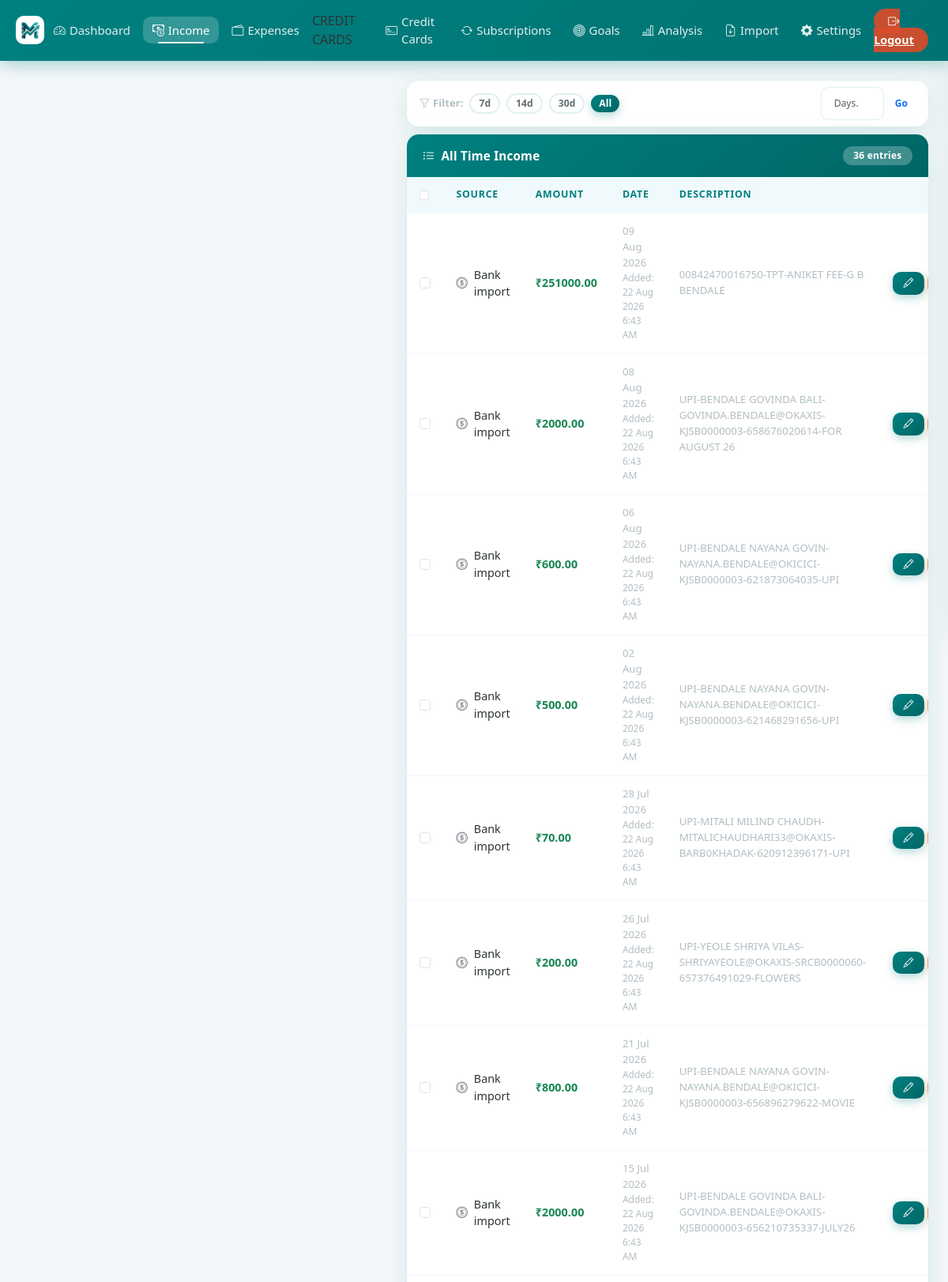
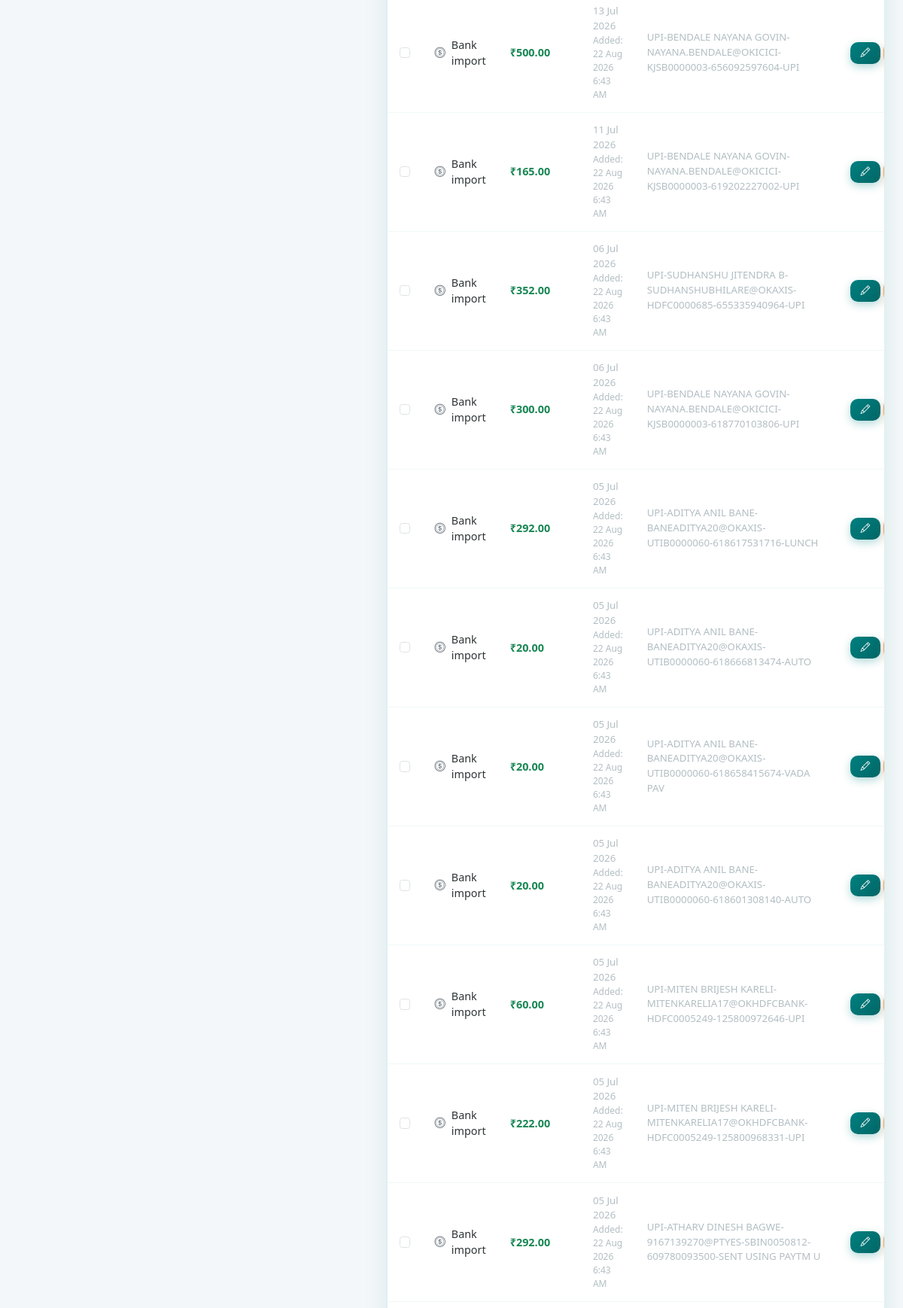
The page /add_income (signed in, upper part) on the database its author committed (2 pictures, top to bottom).
### models.py (models this page shows)
class Income(db.Model):
    id = db.Column(db.Integer, primary_key=True)
    user_id = db.Column(
        db.Integer, db.ForeignKey("user.id"), nullable=False, index=True
    )
    source = db.Column(db.String(100), nullable=False)
    amount = db.Column(db.Float, nullable=False)
    date_received = db.Column(db.DateTime, default=_now, index=True)
    created_at = db.Column(db.DateTime, default=_now)
    description = db.Column(db.String(200))
    is_recurring = db.Column(db.Boolean, default=False)
    __table_args__ = (db.Index("ix_income_user_date", "user_id", "date_received"),)

### app.py (the view, shortened to what this page needs)
@app.route("/add_income", methods=["GET", "POST"])
@login_required
def add_income():
    form = IncomeForm()
    try:
        inc_filter_days = int(request.args.get("days", 0))
        if inc_filter_days <= 0:
            inc_filter_days = None
    except (ValueError, TypeError):
        inc_filter_days = None
    income_query = Income.query.filter_by(user_id=current_user.id)
    if inc_filter_days:
        since = datetime.now(timezone.utc).replace(tzinfo=None) - timedelta(
            days=inc_filter_days
        )
        income_query = income_query.filter(Income.date_received >= since)
        inc_filter_label = (
            f"Last {inc_filter_days} day{'s' if inc_filter_days != 1 else ''}"
        )
    else:
        inc_filter_label = "All Time"
    incomes = income_query.order_by(Income.date_received.desc()).all()
    return render_template(
        "add_income.html",
        form=form,
        edit=False,
        incomes=incomes,
        inc_filter_days=inc_filter_days,
        inc_filter_label=inc_filter_label,
    )

### forms.py
class IncomeForm(FlaskForm):
    source = SelectField(
        "Source",
        choices=[
            ("salary", "Salary"),
            ("business", "Business"),
            ("allowance", "Allowance"),
            ("freelance", "Freelance"),
            ("other", "Other"),
        ],
        validators=[DataRequired()],
    )
    amount = FloatField("Amount (₹)", validators=[DataRequired()])
    date_received = DateField(
        "Date Received", validators=[Optional()], format="%Y-%m-%d"
    )
    description = StringField("Description")
    is_recurring = BooleanField("Recurring / Monthly Salary?")
    submit = SubmitField("Add Income")

### app.py (called while the page is built)
@login_manager.user_loader
def load_user(user_id):
    return db.session.get(User, int(user_id))

    def __call__(self, environ, start_response):
        if environ.get("PATH_INFO") not in self._PWA_PATHS:
            return self.wsgi_app(environ, start_response)
        def _start_response(status, headers, exc_info=None):
            out = []
            for name, value in headers:
                if name.lower() == "vary":
                    parts = [p.strip() for p in value.split(",")
                             if p.strip().lower() != "cookie"]
                    value = ", ".join(parts) or "Accept-Encoding"
                out.append((name, value))
            return start_response(status, out, exc_info)
        return self.wsgi_app(environ, _start_response)

### templates/add_income.html (shortened to what this page needs)
{% extends "base.html" %}
{% block content %}
<div class="row g-4">
  <div class="col-lg-5">
  </div>
  <div class="col-lg-7">
    <div class="card mb-2">
      <div class="card-body py-2 px-3">
        <div class="d-flex align-items-center gap-2 flex-wrap">
          <span class="fw-semibold" style="font-size:0.82rem;color:var(--text-muted);white-space:nowrap;">
            <i class="bi bi-funnel me-1"></i>Filter:
          </span>
          {% set _fd = inc_filter_days | default(none) %}
          {% for preset in [7, 14, 30] %}
          <a href="{{ url_for('add_income', days=preset) }}"
            class="btn btn-sm rounded-pill {% if _fd == preset %}btn-primary{% else %}btn-outline-secondary {% endif %}"
            style="font-size:0.76rem;padding:2px 10px;">
            {{ preset }}d
          </a>
          {% endfor %}
          <a href="{{ url_for('add_income') }}"
            class="btn btn-sm rounded-pill {% if not _fd %}btn-primary{% else %}btn-outline-secondary{% endif %}"
            style="font-size:0.76rem;padding:2px 10px;">
            All
          </a>
          <form method="get" action="{{ url_for('add_income') }}" class="d-flex align-items-center gap-1 ms-auto">
            <input type="number" name="days" min="1" max="365" value="{{ inc_filter_days or '' }}" placeholder="Days…"
              class="form-control form-control-sm" style="width:80px;font-size:0.76rem;">
            <button type="submit" class="btn btn-sm btn-outline-primary rounded-pill"
              style="font-size:0.76rem;padding:2px 10px;">Go</button>
          </form>
        </div>
      </div>
    </div>
    <div class="card">
      <div class="card-header">
        <i class="bi bi-list-ul"></i> {{ inc_filter_label | default('All') }} Income
        <span class="badge ms-auto" style="background:rgba(255,255,255,0.25);">{{ incomes|length }} entries</span>
      </div>
      <div class="card-body p-0">
        {% if incomes %}
        <div class="table-responsive">
          <table class="table table-hover mb-0" id="incomeTable">
            <thead>
              <tr>
                <th style="width:36px;">
                  <input type="checkbox" id="incSelectAll" class="form-check-input" title="Select all">
                </th>
                <th>Source</th>
                <th>Amount</th>
                <th>Date</th>
                <th>Description</th>
                <th></th>
              </tr>
            </thead>
            <tbody>
              {% for inc in incomes %}
              <tr>
                <td>
                  <input type="checkbox" class="form-check-input inc-row-check" value="{{ inc.id }}">
                </td>
                <td>
                  <span class="d-flex align-items-center gap-2">
                    {% if inc.source == 'salary' %}<i class="bi bi-briefcase-fill text-primary"></i>
                    {% elif inc.source == 'business' %}<i class="bi bi-building text-success"></i>
                    {% elif inc.source == 'freelance' %}<i class="bi bi-laptop text-info"></i>
                    {% elif inc.source == 'allowance' %}<i class="bi bi-gift text-warning"></i>
                    {% else %}<i class="bi bi-coin text-secondary"></i>{% endif %}
                    {{ inc.source|capitalize }}
                  </span>
                </td>
                <td><strong class="text-success">₹{{ "%.2f"|format(inc.amount) }}</strong></td>
                <td>
                  <div style="font-size:0.83rem;color:var(--text-muted);">{{ inc.date_received.strftime('%d %b %Y') }}
                  </div>
                  {% if inc.created_at %}
                  <div style="font-size:0.75rem;color:var(--text-muted);">
                    Added: <span class="local-time"
                      data-utc="{{ inc.created_at.strftime('%Y-%m-%dT%H:%M:%SZ') }}"></span>
                  </div>
                  {% endif %}
                </td>
                <td style="font-size:0.83rem;color:var(--text-muted);">{{ inc.description or '—' }}</td>
                <td>
                  <div class="d-flex gap-1">
                    <a href="{{ url_for('edit_income', id=inc.id) }}" class="btn btn-primary btn-sm">
                      <i class="bi bi-pencil"></i>
                    </a>
                  </div>
                </td>
              </tr>
              {% endfor %}
            </tbody>
          </table>
        </div>
        {% else %}
        <div class="text-center py-5 text-muted">
          <i class="bi bi-cash-coin" style="font-size:2.5rem;opacity:0.3;"></i>
          <p class="mt-2 mb-0">No income entries yet. Add your first one!</p>
        </div>
        {% endif %}
      </div>
    </div>
  </div>
</div>
{% endblock %}

### static/style.css (style rules this page uses)
:root { --brand-primary: #008080; --brand-secondary: #80BFBF; --brand-accent: #00b894; --brand-danger: #FF924D; --brand-warning: #f39c12; --brand-info: #0984e3; --gradient-brand: linear-gradient(135deg, #008080 0%, #006666 100%); --gradient-green: linear-gradient(135deg, #00b894 0%, #55efc4 100%); --gradient-red: linear-gradient(135deg, #FF924D 0%, #FFB380 100%); --gradient-orange: linear-gradient(135deg, #f39c12 0%, #fdcb6e 100%); --gradient-blue: linear-gradient(135deg, #0984e3 0%, #74b9ff 100%); --bg-page: #f4f7f9; --bg-card: rgba(255, 255, 255, 0.97); --bg-card-hover: #fff; --text-primary: #2d3436; --text-secondary: #636e72; --text-muted: #b2bec3; --border-color: rgba(0, 128, 128, 0.12); --shadow-sm: 0 2px 12px rgba(0, 128, 128, 0.08); --shadow-md: 0 8px 30px rgba(0, 128, 128, 0.12); --shadow-lg: 0 20px 50px rgba(0, 128, 128, 0.18); --shadow-hover: 0 15px 40px rgba(0, 128, 128, 0.22); --radius-sm: 10px; --radius-md: 16px; --radius-lg: 24px; --radius-pill: 50px; --transition: all 0.28s cubic-bezier(0.4, 0, 0.2, 1); }
html { scroll-behavior: smooth; }
*, *::before, *::after { box-sizing: border-box; }
body { background: var(--bg-page); font-family: 'Segoe UI', system-ui, -apple-system, sans-serif; color: var(--text-primary); min-height: 100vh; display: flex; flex-direction: column; transition: background 0.3s, color 0.3s; }
.card { border: 1px solid var(--border-color); border-radius: var(--radius-md); background: var(--bg-card); box-shadow: var(--shadow-md); transition: var(--transition); overflow: hidden; }
.card-header { background: var(--gradient-brand); color: white; font-weight: 600; font-size: 0.95rem; padding: 0.9rem 1.25rem; border: none; display: flex; align-items: center; gap: 8px; letter-spacing: 0.2px; }
.btn { border-radius: var(--radius-sm); font-weight: 600; font-size: 0.9rem; transition: var(--transition); position: relative; overflow: hidden; border: none; cursor: pointer; }
.btn::after { content: ''; position: absolute; inset: 0; background: rgba(255, 255, 255, 0); transition: var(--transition); }
.btn-primary { background: var(--gradient-brand); color: white; box-shadow: 0 4px 12px rgba(0, 128, 128, 0.3); }
.btn-outline-secondary { border: 2px solid var(--border-color); color: var(--text-secondary); background: transparent; }
.btn-sm { font-size: 0.8rem; padding: 0.3rem 0.85rem; }
.table { margin: 0; font-size: 0.9rem; }
.table thead th { background: #f0f9fb; color: var(--brand-primary); font-weight: 700; font-size: 0.78rem; text-transform: uppercase; letter-spacing: 0.7px; border: none; padding: 0.85rem 1rem; }
.table tbody td { padding: 0.85rem 1rem; border-bottom: 1px solid rgba(0, 128, 128, 0.06); vertical-align: middle; color: var(--text-primary); }
.badge { font-size: 0.75rem; font-weight: 600; padding: 0.4rem 0.85rem; border-radius: var(--radius-pill); letter-spacing: 0.2px; }
.form-control, .form-select { border-radius: var(--radius-sm); border: 1.5px solid var(--border-color); padding: 0.7rem 1rem; font-size: 0.93rem; color: var(--text-primary); background: white; transition: var(--transition); }
.btn { position: relative; overflow: hidden; }
.form-control, .form-select { transition: border-color 0.22s ease, box-shadow 0.22s ease, transform 0.18s ease; }
body { padding-left: env(safe-area-inset-left, 0px); padding-right: env(safe-area-inset-right, 0px); }

### rows shown on the page
Income: source "Bank import", amount "251000.00", date_received "09 Aug 2026", description "00842470016750-TPT-ANIKET FEE-G B BENDALE"
Income: source "Bank import", amount "2000.00", date_received "08 Aug 2026", description "UPI-BENDALE GOVINDA BALI-GOVINDA.BENDALE@OKAXIS-KJSB0000003-658676020614-FOR AUGUST 26"
Income: source "Bank import", amount "600.00", date_received "06 Aug 2026", description "UPI-BENDALE NAYANA GOVIN-NAYANA.BENDALE@OKICICI-KJSB0000003-621873064035-UPI"
Income: source "Bank import", amount "500.00", date_received "02 Aug 2026", description "UPI-BENDALE NAYANA GOVIN-NAYANA.BENDALE@OKICICI-KJSB0000003-621468291656-UPI"
Income: source "Bank import", amount "70.00", date_received "28 Jul 2026", description "UPI-MITALI MILIND CHAUDH-MITALICHAUDHARI33@OKAXIS-BARB0KHADAK-620912396171-UPI"
Income: source "Bank import", amount "200.00", date_received "26 Jul 2026", description "UPI-YEOLE SHRIYA VILAS-SHRIYAYEOLE@OKAXIS-SRCB0000060-657376491029-FLOWERS"
Income: source "Bank import", amount "800.00", date_received "21 Jul 2026", description "UPI-BENDALE NAYANA GOVIN-NAYANA.BENDALE@OKICICI-KJSB0000003-656896279622-MOVIE"
Income: source "Bank import", amount "2000.00", date_received "15 Jul 2026", description "UPI-BENDALE GOVINDA BALI-GOVINDA.BENDALE@OKAXIS-KJSB0000003-656210735337-JULY26"
Income: source "Bank import", amount "500.00", date_received "13 Jul 2026", description "UPI-BENDALE NAYANA GOVIN-NAYANA.BENDALE@OKICICI-KJSB0000003-656092597604-UPI"
Income: source "Bank import", amount "165.00", date_received "11 Jul 2026", description "UPI-BENDALE NAYANA GOVIN-NAYANA.BENDALE@OKICICI-KJSB0000003-619202227002-UPI"
Income: source "Bank import", amount "352.00", date_received "06 Jul 2026", description "UPI-SUDHANSHU JITENDRA B-SUDHANSHUBHILARE@OKAXIS-HDFC0000685-655335940964-UPI"
Income: source "Bank import", amount "300.00", date_received "06 Jul 2026", description "UPI-BENDALE NAYANA GOVIN-NAYANA.BENDALE@OKICICI-KJSB0000003-618770103806-UPI"
Income: source "Bank import", amount "292.00", date_received "05 Jul 2026", description "UPI-ADITYA ANIL BANE-BANEADITYA20@OKAXIS-UTIB0000060-618617531716-LUNCH"
Income: source "Bank import", amount "20.00", date_received "05 Jul 2026", description "UPI-ADITYA ANIL BANE-BANEADITYA20@OKAXIS-UTIB0000060-618666813474-AUTO"
Income: source "Bank import", amount "20.00", date_received "05 Jul 2026", description "UPI-ADITYA ANIL BANE-BANEADITYA20@OKAXIS-UTIB0000060-618658415674-VADA PAV"
Income: source "Bank import", amount "20.00", date_received "05 Jul 2026", description "UPI-ADITYA ANIL BANE-BANEADITYA20@OKAXIS-UTIB0000060-618601308140-AUTO"
Income: source "Bank import", amount "60.00", date_received "05 Jul 2026", description "UPI-MITEN BRIJESH KARELI-MITENKARELIA17@OKHDFCBANK-HDFC0005249-125800972646-UPI"
Income: source "Bank import", amount "222.00", date_received "05 Jul 2026", description "UPI-MITEN BRIJESH KARELI-MITENKARELIA17@OKHDFCBANK-HDFC0005249-125800968331-UPI"
Income: source "Bank import", amount "292.00", date_received "05 Jul 2026", description "UPI-ATHARV DINESH BAGWE-9167139270@PTYES-SBIN0050812-609780093500-SENT USING PAYTM U"

### other values the page prints
{{ preset }} "7" "14" "30"
{{ inc_filter_label | default('All') }} "All Time"
{{ incomes|length }} "36"
